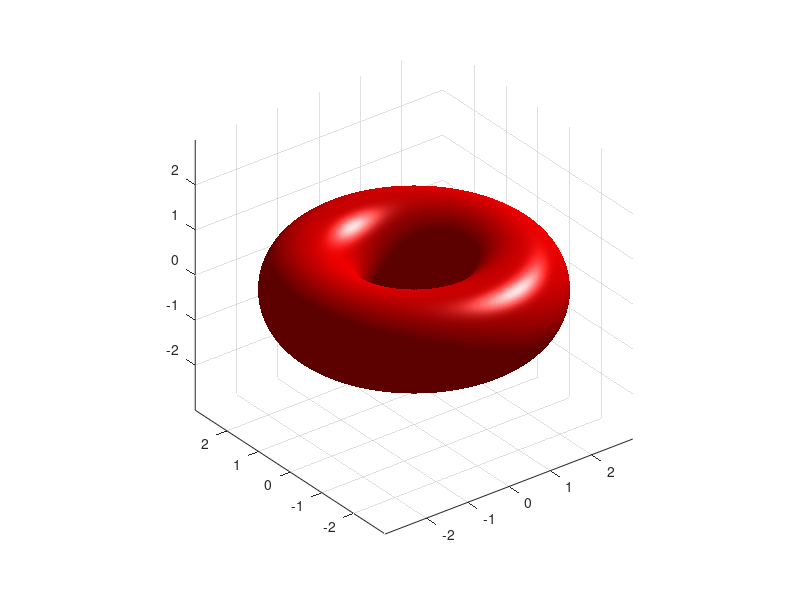

The MATLAB script that drew this image:
function rajz3()
%UNTITLED6 Summary of this function goes here
%   Detailed explanation goes here
[x,y] = meshgrid(-pi:0.01:pi+0.01,-pi:0.01:pi+0.01);
fgv = exp(-x.^2-y.^2);

szin = x;
szin = repmat(szin,1,1,3);
szin(:,:,1) = 1;
szin(:,:,2) = 0;
szin(:,:,3) = 0;


clf;
surf((2+sin(x)).*sin(y),(2+sin(x)).*cos(y),cos(x),szin,"EdgeColor","none")
axis("equal")
light
end